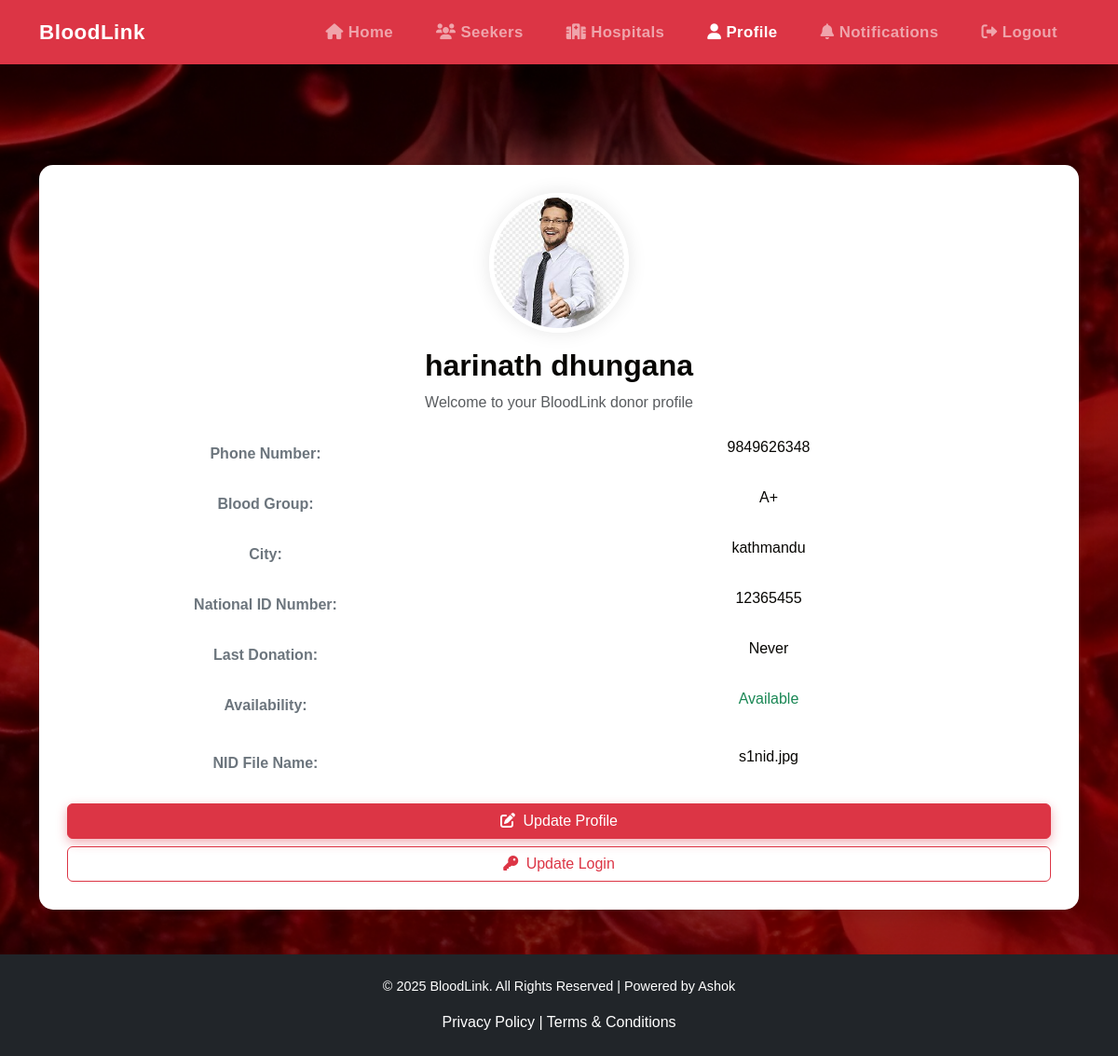
The page /BloodManagementSystem/donors/donors_profile.php (signed in) on the database its author committed.
### tables this page shows
CREATE TABLE `donors` (
  `user_id` int(11) NOT NULL,
  `name` varchar(100) NOT NULL,
  `phone_number` varchar(15) DEFAULT NULL,
  `blood_group` varchar(5) NOT NULL,
  `city` varchar(100) NOT NULL,
  `profile_photo` varchar(255) DEFAULT NULL,
  `national_id_number` varchar(50) NOT NULL,
  `national_id_photo` varchar(255) DEFAULT NULL,
  `last_donation_date` date DEFAULT NULL,
  `availability` tinyint(1) DEFAULT 1,
  PRIMARY KEY (`user_id`),
  CONSTRAINT `donors_ibfk_1` FOREIGN KEY (`user_id`) REFERENCES `users` (`id`)
);

### BloodManagementSystem/donors/donors_profile.php (the view, shortened to what this page needs)
<?php
include('../includes/db.php');
$user_id = $_SESSION['user_id'];
$query = "SELECT * FROM donors WHERE user_id = $user_id";
$result = mysqli_query($conn, $query);
$donor = mysqli_fetch_assoc($result);
?>
<!DOCTYPE html>
<html lang="en">
<head>
    <link href="https://cdn.jsdelivr.net/npm/bootstrap@5.3.0/dist/css/bootstrap.min.css" rel="stylesheet">
    <link href="https://cdnjs.cloudflare.com/ajax/libs/font-awesome/6.0.0/css/all.min.css" rel="stylesheet">
    <link href="../style.css" rel="stylesheet">
</head>
<body>
<nav class="navbar navbar-expand-lg navbar-dark bg-danger">
    <div class="container">
        <a class="navbar-brand" href="../dashboard/donordash.php">BloodLink</a>
        <div class="collapse navbar-collapse justify-content-end custom-collapse" id="navbarNav">
            <ul class="navbar-nav">
                <li class="nav-item"><a class="nav-link" href="../dashboard/donordash.php"><i class="fas fa-home"></i> Home</a></li>
                <li class="nav-item"><a class="nav-link" href="../seekers/list_seekers_for_donors.php"><i class="fas fa-users"></i> Seekers</a></li>
                <li class="nav-item"><a class="nav-link" href="../hospital/hospital_for_donors.php"><i class="fas fa-hospital"></i> Hospitals</a></li>
                <li class="nav-item"><a class="nav-link active" href="donor_profile.php"><i class="fas fa-user"></i> Profile</a></li>
                <li class="nav-item"><a class="nav-link" href="../notifications/notification_donor.php"><i class="fas fa-bell"></i> Notifications</a></li>
                <li class="nav-item"><a class="nav-link" href="../logout.php"><i class="fas fa-sign-out-alt"></i> Logout</a></li>
            </ul>
        </div>
    </div>
</nav>
 <div class="request-wrapper">
    <section class="profile-section py-5">
    <div class="container d-flex justify-content-center text-center">
        <div class="profile-card col-md-4 text-center">
        <div class="text-center mb-4">
            <img src="../uploads/donor_photos/<?= $donor['profile_photo'] ?>" alt="Donor Photo" class="profile-photo mb-3">
            <h2 class="fw-bold"><?= htmlspecialchars($donor['name']) ?></h2>
            <p class="text-muted">Welcome to your BloodLink donor profile</p>
        </div>
        <div class="row mb-3">
            <label class="col-sm-5 col-form-label detail-label">Phone Number:</label>
            <div class="col-sm-7"><?= htmlspecialchars($donor['phone_number']) ?></div>
        </div>
        <div class="row mb-3">
            <label class="col-sm-5 col-form-label detail-label">Blood Group:</label>
            <div class="col-sm-7"><?= htmlspecialchars($donor['blood_group']) ?></div>
        </div>
        <div class="row mb-3">
            <label class="col-sm-5 col-form-label detail-label">City:</label>
            <div class="col-sm-7"><?= htmlspecialchars($donor['city']) ?></div>
        </div>
        <div class="row mb-3">
            <label class="col-sm-5 col-form-label detail-label">National ID Number:</label>
            <div class="col-sm-7"><?= htmlspecialchars($donor['national_id_number']) ?></div>
        </div>
        <div class="row mb-3">
            <label class="col-sm-5 col-form-label detail-label">Last Donation:</label>
            <div class="col-sm-7"><?= $donor['last_donation_date'] ? htmlspecialchars($donor['last_donation_date']) : 'Never' ?></div>
        </div>
        <div class="row mb-4">
            <label class="col-sm-5 col-form-label detail-label">Availability:</label>
            <div class="col-sm-7">
                <?= $donor['availability'] ? '<span class="text-success">Available</span>' : '<span class="text-muted">Unavailable</span>' ?>
            </div>
        </div>
        <div class="row mb-4">
            <label class="col-sm-5 col-form-label detail-label">NID File Name:</label>
            <div class="col-sm-7">
                <?= !empty($donor['national_id_photo']) ? basename($donor['national_id_photo']) : '<span class="text-muted">No file uploaded</span>' ?>
            </div>
        </div>
            <div class="text-center d-flex flex-column gap-2">
                <a href="update_donor.php?user_id=<?= $donor['user_id'] ?>" class="btn btn-danger">
                    <i class="fas fa-edit me-1"></i> Update Profile
                </a>
                <a href="../updatelogin.php" class="btn btn-outline-danger">
                    <i class="fas fa-key me-1"></i> Update Login
                </a>
            </div>
        </div>
    </div>
    </section>
</div>
<footer class="bg-dark text-white text-center py-4">
  <div class="container">
    <p>&copy; <?= date('Y') ?> BloodLink. All Rights Reserved | Powered by Ashok</p>
    <a href="#" class="text-white">Privacy Policy</a> |
    <a href="#" class="text-white">Terms & Conditions</a>
  </div>
</footer>
</body>
</html>

### BloodManagementSystem/style.css (style rules this page uses)
body { font-family: 'Arial', sans-serif; color: #070603; }
@media (min-width: 992px) { .navbar-nav .nav-link { margin: 0 15px; font-weight: 600; font-size: 1.05rem; letter-spacing: 0.4px; transition: color 0.3s ease; } }
.navbar { padding-top: 0.8rem; padding-bottom: 0.8rem; }
.navbar-brand { font-weight: 700; font-size: 1.4rem; letter-spacing: 0.5px; }
footer { background-color: #070603; }
footer p { font-size: 0.9rem; }
footer a { color: #B79455; text-decoration: none; }

### BloodManagementSystem/donors/donors_profile.php (style rules this page uses)
.profile-photo { width: 150px; height: 150px; object-fit: cover; border-radius: 50%; border: 5px solid #fff; box-shadow: 0 0 20px rgba(0, 0, 0, 0.1); }
.detail-label { font-weight: 600; color: #6c757d; }
.profile-card { background: #fff; border-radius: 15px; padding: 30px; box-shadow: 0 6px 18px rgba(0, 0, 0, 0.1); width: 100%; }
.btn-danger { box-shadow: 0 4px 12px rgba(220, 53, 69, 0.4); }
.request-wrapper { background: url('../images/savelife2.jpeg') no-repeat center center; background-size: cover; min-height: 100vh; position: relative; z-index: 0; padding-top: 60px; }
.request-wrapper::before { content: ""; position: absolute; inset: 0; background: rgba(0, 0, 0, 0.4); z-index: 1; }
.request-wrapper .container { position: relative; z-index: 2; }

### rows shown on the page
donors: profile_photo (picture), name "harinath dhungana", phone_number "9849626348", blood_group "A+", city "kathmandu", national_id_number "12365455", national_id_photo "s1nid.jpg"
